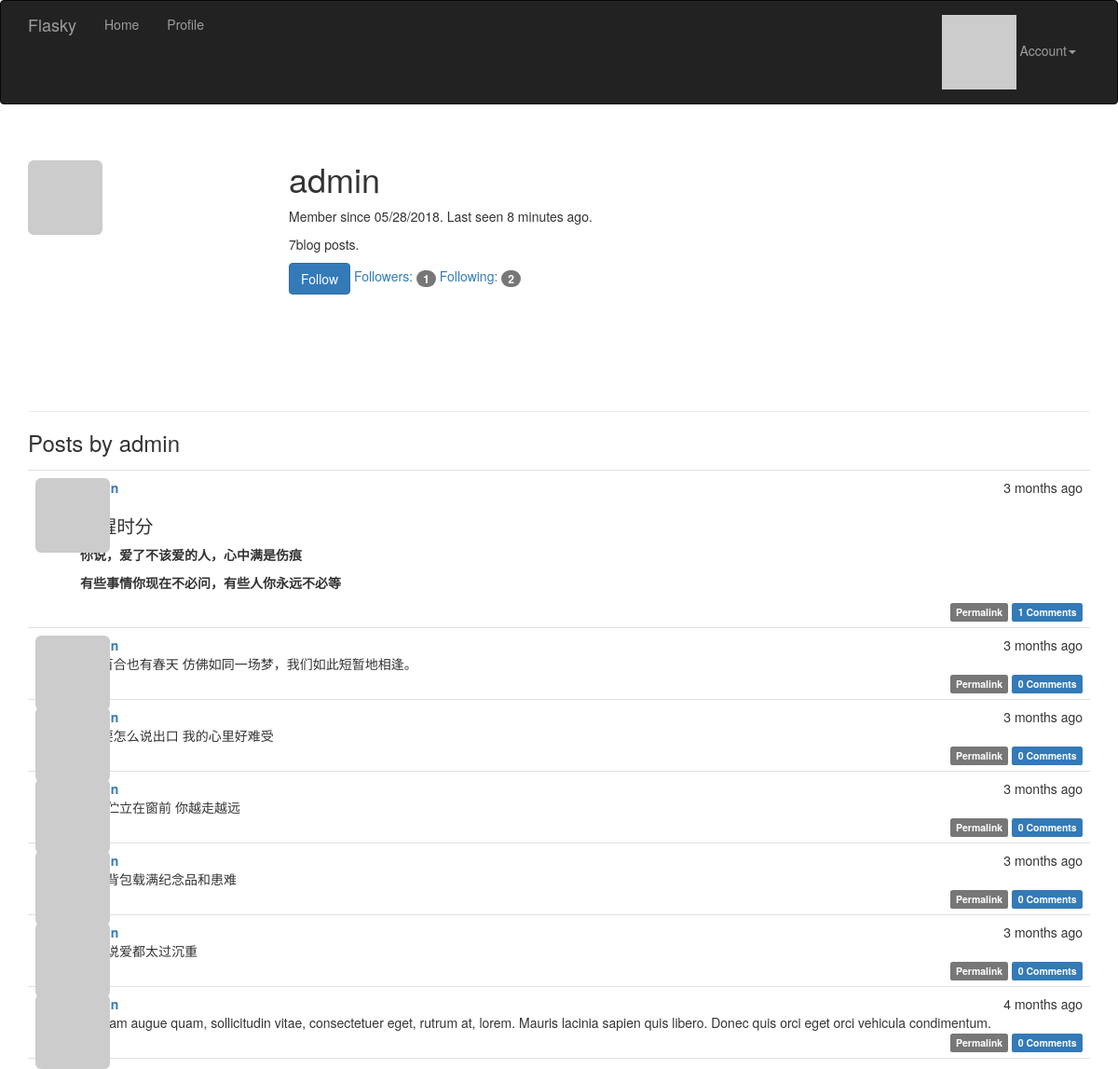
Screenshot of /user/admin (signed in) with the database file from the repository.
### src/app/models.py (models this page shows, shortened)
class User(UserMixin, db.Model):
    __tablename__ = 'users'
    id = db.Column(db.Integer(), primary_key=True)
    email = db.Column(db.String(64), unique=True, index=True)
    username = db.Column(db.String(255), unique=True, index=True)
    role_id = db.Column(db.Integer, db.ForeignKey('roles.id'))
    posts = db.relationship('Post', backref='author', lazy='dynamic')
    comments = db.relationship('Comment', backref='author', lazy='dynamic')
    password_hash = db.Column(db.String(128))
    confirmed = db.Column(db.Boolean(), default=False)
    name = db.Column(db.String(64))
    location = db.Column(db.String(64))
    about_me = db.Column(db.Text())
    member_since = db.Column(db.DateTime(), default=datetime.utcnow)
    last_seen = db.Column(db.DateTime(), default=datetime.utcnow)
    avatar_hash = db.Column(db.String(32))
    followed = db.relationship('Follow',
                               foreign_keys=[Follow.follower_id],
                               backref=db.backref('follower', lazy='joined'),
                               lazy='dynamic',
                               cascade='all, delete-orphan')
    followers = db.relationship('Follow',
                               foreign_keys=[Follow.followed_id],
                               backref=db.backref('followed', lazy='joined'),
                               lazy='dynamic',
                               cascade='all, delete-orphan')
    @property
    def password(self):
        raise AttributeError('password is not a readable attribute')
    def can(self, permission):
        return self.role is not None and (self.role.permission & permission) == permission
    def is_administrator(self):
        return self.can(Permission.ADMINISTER)
    def ping(self):
        self.last_seen = datetime.utcnow()
        db.session.add(self)
    def gravatar(self, size=100, default='identicon', rating='g'):
        if request.is_secure:
            url = 'http://secure.gravatar.com/avatar'
        else:
            url = 'http://www.gravatar.com/avatar'
        hash = self.avatar_hash or self.gravatar_hash()
        return '{url}/{hash}?s={size}&d={default}&r={rating}'.format(
            url=url, hash=hash, size=size, default=default, rating=rating)
    def is_following(self, user):
        return self.followed.filter_by(followed_id=user.id).first() is not None

class Post(db.Model):
    __tablename__ = 'posts'
    id = db.Column(db.Integer(), primary_key=True)
    title = db.Column(db.String(255))
    body = db.Column(db.Text())
    body_html = db.Column(db.Text())
    timestamp = db.Column(db.DateTime, index=True, default=datetime.utcnow)
    comments = db.relationship('Comment', backref='post', lazy='dynamic')
    author_id = db.Column(db.Integer(), db.ForeignKey('users.id'))
    tags = db.relationship('Tag', secondary=tags, backref=db.backref('posts', lazy='dynamic'))

### src/app/main/views.py (the view)
@main.route('/user/<username>')
def user(username):
    user = User.query.filter_by(username=username).first()
    if user is None:
        abort(404)
    posts = user.posts.order_by(Post.timestamp.desc()).all()
    return render_template('user.html', user=user, posts=posts)

### src/app/auth/views.py (called while the page is built)
@auth.before_app_request
def before_request():
    print(request, ':', request.endpoint)
    if current_user.is_authenticated:
        current_user.ping()
        if not current_user.confirmed and request.endpoint[:5] != 'auth.':
            return redirect(url_for('auth.unconfirmed'))

### src/app/main/__init__.py (called while the page is built)
@main.app_context_processor
def inject_permissions():
    return dict(Permission=Permission)

### src/app/models.py (called while the page is built)
@login_manager.user_loader
def load_user(user_id):
    return User.query.get(int(user_id))

### src/app/templates/user.html (shortened to what this page needs)
{% extends 'base.html' %}
{% block page_content %}
<div class="page-header">
    <img class="img-rounded profile-thumbnail" src="{{ user.gravatar(size=256) }}"/>
    <div class="profile-header">
        <h1>{{ user.username }} </h1>
        <p>
            Member since {{ moment(user.member_since).format('L') }}. Last seen {{ moment(user.last_seen).fromNow() }}.
        </p>
        <p>{{ user.posts.count() }}blog posts.</p>
        <p>
            {% if current_user.can(Permission.FOLLOW) and user != current_user %}
                {% if not current_user.is_following(user) %}
                <a href="{{ url_for('.follow', username=user.username) }}" class="btn btn-primary">Follow</a>
                {% else %}
                <a href="{{ url_for('.unfollow', username=user.username) }}" class="btn btn-default">Unfollow</a>
                {% endif %}
            {% endif %}
			<a href="{{ url_for('.followers', username=user.username) }}">Followers: <span class="badge">{{ user.followers.count() }}</span></a>
			<a href="{{ url_for('.followed_by', username=user.username) }}">Following: <span class="badge">{{ user.followed.count() }}</span></a>
        </p>
    </div>
</div>
<h3>Posts by {{ user.username }}</h3>
{% include '_posts.html' %}
{% endblock %}

### src/app/templates/_posts.html (shortened to what this page needs)
<ul class="posts">
    {% for post in posts %}
    <li class="post">
        <div class="post-thumbnail">
            <a href="{{ url_for('.user', username=post.author.username) }}">
                <img class="img-rounded post-thumbnail" src="{{ post.author.gravatar(size=40) }}">
            </a>
        </div>
        <div class="post-content">
            <div class="post-date">{{ moment(post.timestamp).fromNow() }}</div>
            <div class="post-author">
                <a href="{{ url_for('.user', username=post.author.username) }}"> {{ post.author.username }} </a> </div>
            <div class="post-body">
                {% if post.body_html %}{{ post.body_html | safe }}
                {% else %}{{ post.body }}
                {% endif %}
            </div>
            <div class="post-footer">
                <a href="{{ url_for('.post', id=post.id) }}">
                    <span class="label label-default">Permalink</span>
                </a>
                <a href="{{ url_for('.post', id=post.id) }}#comments">
                    <span class="label label-primary">{{ post.comments.count() }} Comments</span>
				</a>
            </div>
        </div>
    </li>
    {% endfor %}
</ul>

### src/app/static/styles.css (style rules this page uses)
.profile-thumbnail { position: absolute; }
.profile-header { min-height: 260px; margin-left: 280px; }
ul.posts { list-style-type: none; padding: 0px; margin: 16px 0px 0px 0px; border-top: 1px solid #e0e0e0; }
ul.posts li.post { padding: 8px; border-bottom: 1px solid #e0e0e0; }
div.post-date { float: right; }
div.post-author { font-weight: bold; }
div.post-thumbnail { position: absolute; }
div.post-content { margin-left: 48px; min-height: 48px; }
div.post-footer { text-align: right; }
.post-body h1 { font-size: 140%; }

### rows the page displays
User: username "admin", member_since "05/28/2018", last_seen "8 minutes ago"
Post: timestamp "3 months ago", body_html "梦醒时分 你说，爱了不该爱的人，心中满是伤痕 有些事情你现在不必问，有些人你永远不必等", comments.count "1"
Post: timestamp "3 months ago", body "#野百合也有春天 仿佛如同一场梦，我们如此短暂地相逢。", comments.count "0"
Post: timestamp "3 months ago", body "#爱要怎么说出口 我的心里好难受", comments.count "0"
Post: timestamp "3 months ago", body "当我伫立在窗前 你越走越远", comments.count "0"
Post: timestamp "3 months ago", body "那个背包载满纪念品和患难", comments.count "0"
Post: timestamp "3 months ago", body "是否说爱都太过沉重", comments.count "0"
Post: timestamp "4 months ago", body "Aliquam augue quam, sollicitudin vitae, consectetuer eget, rutrum at, lorem. Mauris lacinia sapien quis libero. Donec quis orci eget orci vehicula condimentum.", comments.count "0"

### other values shown
{{ user.posts.count() }} "7"
{{ user.followers.count() }} "1"
{{ user.followed.count() }} "2"
